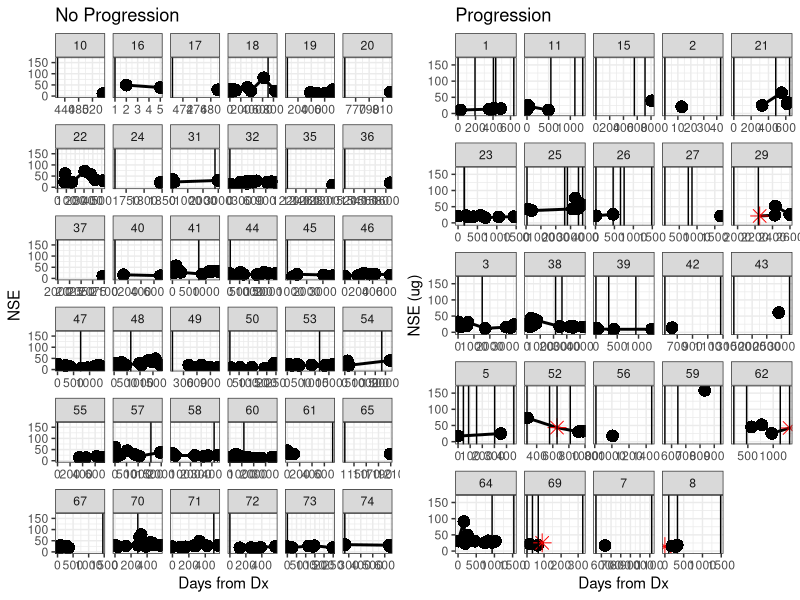
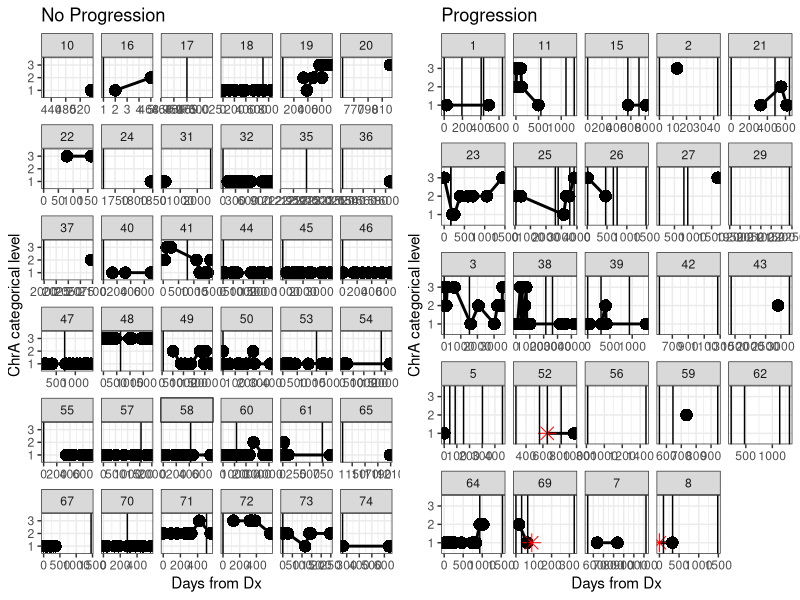
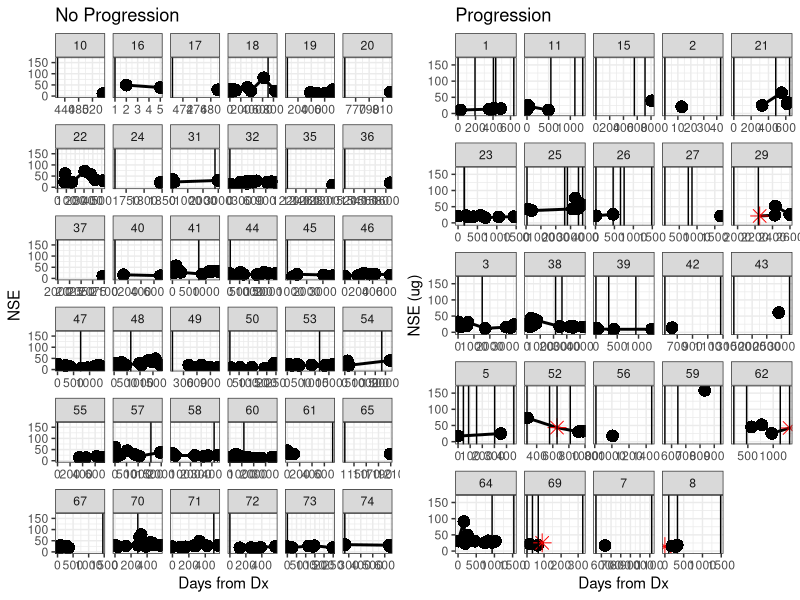
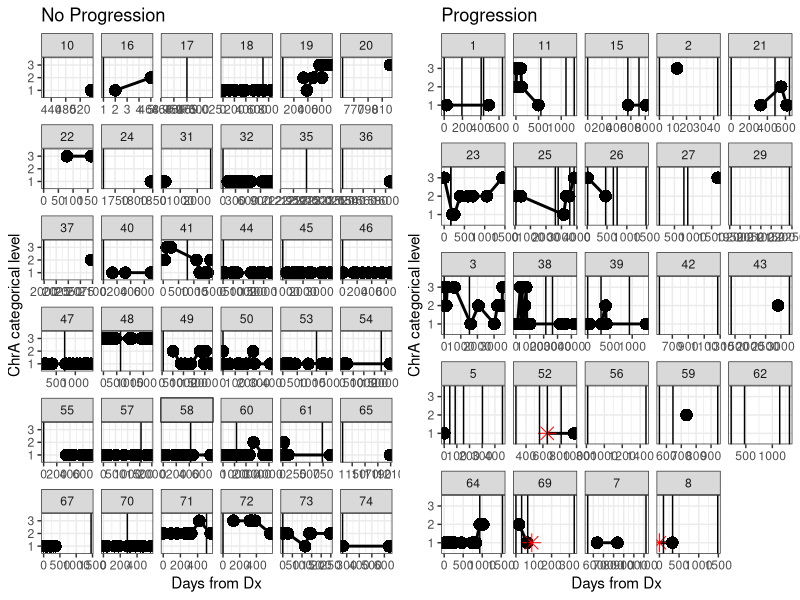

The R script that drew these images, in order:
## ---- chunk 1
library(ggplot2)
library(reshape)
library(plyr)
library(dplyr)
library(RColorBrewer)
library(knitr)
library(xtable)
library(gridExtra)

options(xtable.type="html", xtable.caption.placement="top", xtable.include.row.names=FALSE)
opts_chunk$set(comment=NA, echo=FALSE, warning=FALSE, message=FALSE, error=FALSE, fig.width=10, fig.height=5)

lab.thresh.NSE <- 17
lab.thresh.ChrAnew <- 84.7
## ---- chunk 2

data <- read.delim("data/NSE_ChrA_all_values_categorical.csv", sep=",", na.strings="",
                   colClasses=c("factor", "character", "numeric", "factor", "numeric", 
                                "numeric", "factor", "factor", "factor", "factor"),
                   )

data <- transform(data,
                  Date=as.Date(Date, format="%m/%d/%Y"))

datedays <- ddply(data, .(PtNum), 
                  function(x) data.frame(DateDays=difftime(x$Date, min(x$Date), units="days")))

data$DateDays <- as.numeric(datedays$DateDays)

progression <- data %>% 
  group_by(PtNum) %>% 
  summarise(progressed=ifelse(sum(Rec == 1) > 1, 
                              "Progression",
                              "No Progression"))

data <- left_join(data, progression, by="PtNum")
data$progressed <- factor(data$progressed)

chra.old.cutpoints <- c(0, 25, 53.75, 1000)
chra.new.cutpoints <- c(0, 84.7, 105.65, 1000)

# foo <- ddply(data.merge, .(PtNum), ddpfcl)
# colnames(foo) <- c("PtNum", "mintestdate")
# bar <- merge(data.merge, foo, by="PtNum")
# head(data.merge[, c("beforeprogression", "progressed", "progfree", "firstprg", "firstprgdays")])

## ---- chunk 3
nse.cutpoints <- data.frame(y=c(17, 24.3))
## ---- chunk 4
# pointspersample <- ddply(data.merge, .(PtNum), nrow)
# samples.keep <- subset(pointspersample, V1 > 3)$PtNum
# samples.keep <- c(18, 31, 38, 53, 64, 8)
# samples.keep <- metadata$id

plot.data <- subset(data, !is.na(NSE))

plot.nse <- function(data) {

  plot.data <- subset(data, !is.na(NSE))

  p <- ggplot(plot.data, aes(x=DateDays, y=NSE, group=PtNum))
  p <- p + geom_line(size=1)
  p <- p + geom_point(aes(color=Txend, shape=Txend), size=4)
  
  recpoints <- subset(data, Rec == 1)
  
  p <- p + geom_vline(data=recpoints, aes(xintercept=DateDays))
  
  p <- p + facet_wrap(~ PtNum, scale="free_x")  
  p <- p + scale_color_manual(values=c("black", "red"))
  p <- p + scale_shape_manual(values=c(16, 8))

  p <- p + ylim(c(0, 165))
  p <- p + theme_bw()
  p <- p + theme(legend.position="none")
  
  p
}

p.progressed <- plot.nse(data=subset(data, progressed == "Progression"))
p.progressed <- p.progressed + labs(x="Days from Dx", y="NSE (ug)", title="Progression")

p.noprogressed <- plot.nse(data=subset(data, progressed == "No Progression"))
p.noprogressed <- p.noprogressed + labs(x="Days from Dx", title="No Progression")

png("NSE.png", width=1200, height=750)
grid.arrange(p.noprogressed, p.progressed, ncol=2)
dev.off()

grid.arrange(p.noprogressed, p.progressed, ncol=2)

## ---- chunk 5
plot.chra <- function(data) {

  plot.data <- subset(data, !is.na(ChrA_cat))

  p <- ggplot(plot.data, aes(x=DateDays, y=ChrA_cat, group=PtNum))
  
  p <- p + geom_line(size=1)
  p <- p + geom_point(aes(color=Txend, shape=Txend), size=4)

  recpoints <- subset(data, Rec == 1)  
  p <- p + geom_vline(data=recpoints, aes(xintercept=DateDays))

  p <- p + facet_wrap(~ PtNum, scale="free_x")
  
  p <- p + scale_color_manual(values=c("black", "red"))
  p <- p + scale_shape_manual(values=c(16, 8))
  
  p <- p + theme_bw()
  p <- p + theme(legend.position="none")
  p
}


p.progressed <- plot.chra(subset(data, progressed == "Progression"))
p.progressed <- p.progressed + labs(x="Days from Dx", y="ChrA categorical level", title="Progression")

p.noprogressed <- plot.chra(subset(data, progressed == "No Progression"))
p.noprogressed <- p.noprogressed + labs(x="Days from Dx", y="ChrA categorical level", title="No Progression")

png("ChrA_cat.png", width=1200, height=750)
grid.arrange(p.noprogressed, p.progressed, ncol=2)
dev.off()

grid.arrange(p.noprogressed, p.progressed, ncol=2)
